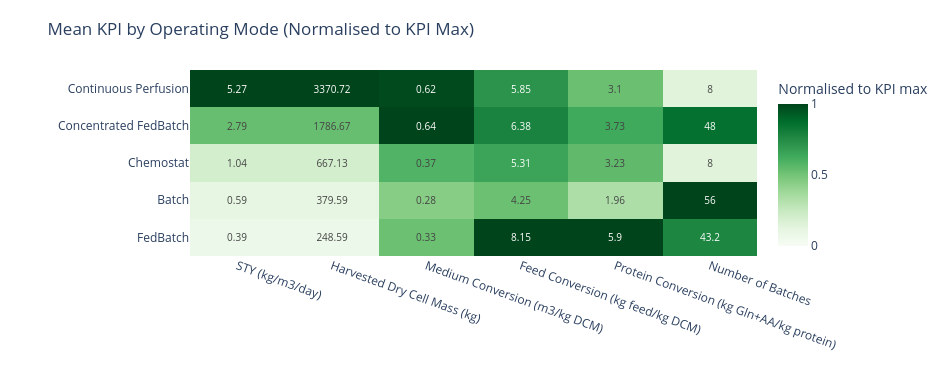

The code cell stored with this chart in its notebook:
### Markdown cell above
### 5.2 Mean KPI heatmap by operating mode

The heatmap uses the same aggregated `campaign_summary_table` and displays mean KPI values per operating mode.

### Code cell
# Heatmap of mean KPI values per operating mode, with optional normalization and annotations
import numpy as np
import plotly.graph_objects as go

if "campaign_summary_table" not in globals():
    raise ValueError("Run the campaign summary-table cell first.")

if "mode_order" not in globals() or not mode_order:
    raise ValueError("Run the shared plotting data initialization cell first.")

# Reuse same campaign filter convention as the lollipop overview
CAMPAIGN_FILTER = [CAMPAIGN_LABEL]
plot_tbl = campaign_summary_table.copy()
if CAMPAIGN_FILTER:
    plot_tbl = plot_tbl[plot_tbl["campaign"].isin(CAMPAIGN_FILTER)].copy()

if plot_tbl.empty:
    raise ValueError("No rows available after campaign filtering.")

kpi_order = [k for k in MAIN_KPIS if k in plot_tbl["kpi"].unique()]
if not kpi_order:
    raise ValueError("No matching KPI rows found in campaign_summary_table.")

# Reuse the mode ordering determined in the shared plotting initialization cell
mode_group_order = []
for m in mode_order:
    cm = canonical_mode(m)
    if cm not in mode_group_order:
        mode_group_order.append(cm)
mode_group_order = [m for m in mode_group_order if m in plot_tbl["mode_group"].astype(str).unique()]

# Pivot means to matrix: rows = operating mode, columns = KPI
heat_df = (
    plot_tbl[plot_tbl["kpi"].isin(kpi_order)]
    .pivot_table(index="mode_group", columns="kpi", values="mean_value", aggfunc="mean", observed=False)
    .reindex(index=mode_group_order, columns=kpi_order)
)

# Format values without scientific notation
def format_no_sci(v: float, max_decimals: int = 6) -> str:
    if pd.isna(v):
        return ""
    s = np.format_float_positional(float(v), precision=max_decimals, trim='-')
    if "." in s:
        s = s.rstrip("0").rstrip(".")
    return s

# Keep annotation as original mean values (no scientific notation)
text_vals = heat_df.map(lambda v: format_no_sci(v, max_decimals=2)).values

# Normalize per KPI column against a zero baseline and the observed column maximum
NORMALIZE_WITHIN_KPI = True
if NORMALIZE_WITHIN_KPI:
    heat_for_color = heat_df.divide(heat_df.max().replace(0, 1), axis=1)
    colorbar_title = "Normalised to KPI max"
else:
    heat_for_color = heat_df.copy()
    colorbar_title = "Mean KPI value"

x_labels = [KPI_LABELS_MAIN.get(k, k) for k in heat_df.columns]
y_labels = [str(v) for v in heat_df.index]

fig_hm = go.Figure(
    data=go.Heatmap(
        z=heat_for_color.values,
        x=x_labels,
        y=y_labels,
        text=text_vals,
        texttemplate="%{text}",
        textfont={"size": 10},
        colorscale="greens",
        zmin=0.0 if NORMALIZE_WITHIN_KPI else None,
        zmax=1.0 if NORMALIZE_WITHIN_KPI else None,
        colorbar={"title": colorbar_title},
        hovertemplate=(
            "<b>%{y}</b><br>"
            + "%{x}<br>"
            + "Value: %{text}<extra></extra>"
        ),
    )
)

fig_hm.update_layout(
    template="plotly_white",
    title="Mean KPI by Operating Mode (Normalised to KPI Max)",
    width=950,
    height=max(360, 90 + 55 * len(y_labels)),
    margin=dict(l=190, r=40, t=70, b=70),
)

fig_hm.update_xaxes(tickangle=20)
fig_hm.show()

### Figure 1 — Plotly figure (JSON) as saved in the notebook; plotly's stock layout.template omitted (floating-point values rounded to 4 significant figures)
{"data": [{"colorbar": {"title": {"text": "Normalised to KPI max"}}, "colorscale": [[0, "rgb(247,252,245)"], [0.125, "rgb(229,245,224)"], [0.25, "rgb(199,233,192)"], [0.375, "rgb(161,217,155)"], [0.5, "rgb(116,196,118)"], [0.625, "rgb(65,171,93)"], [0.75, "rgb(35,139,69)"], [0.875, "rgb(0,109,44)"], [1, "rgb(0,68,27)"]], "hovertemplate": "<b>%{y}</b><br>%{x}<br>Value: %{text}<extra></extra>", "text": [["0.39", "248.59", "0.33", "8.15", "5.9", "43.2"], ["0.59", "379.59", "0.28", "4.25", "1.96", "56"], ["1.04", "667.13", "0.37", "5.31", "3.23", "8"], ["2.79", "1786.67", "0.64", "6.38", "3.73", "48"], ["5.27", "3370.72", "0.62", "5.85", "3.1", "8"]], "textfont": {"size": 10}, "texttemplate": "%{text}", "type": "heatmap", "x": ["STY (kg/m3/day)", "Harvested Dry Cell Mass (kg)", "Medium Conversion (m3/kg DCM)", "Feed Conversion (kg feed/kg DCM)", "Protein Conversion (kg Gln+AA/kg protein)", "Number of Batches"], "y": ["FedBatch", "Batch", "Chemostat", "Concentrated FedBatch", "Continuous Perfusion"], "z": [[0.07375, 0.07375, 0.5188, 1.0, 1.0, 0.7714], [0.1126, 0.1126, 0.4447, 0.5211, 0.3322, 1.0], [0.1979, 0.1979, 0.5861, 0.6517, 0.5477, 0.1429], [0.5301, 0.5301, 1.0, 0.782, 0.6322, 0.8571], [1.0, 1.0, 0.9831, 0.7169, 0.5255, 0.1429]], "zmax": 1, "zmin": 0}], "layout": {"height": 365, "margin": {"b": 70, "l": 190, "r": 40, "t": 70}, "title": {"text": "Mean KPI by Operating Mode (Normalised to KPI Max)"}, "width": 950, "xaxis": {"tickangle": 20}}}
